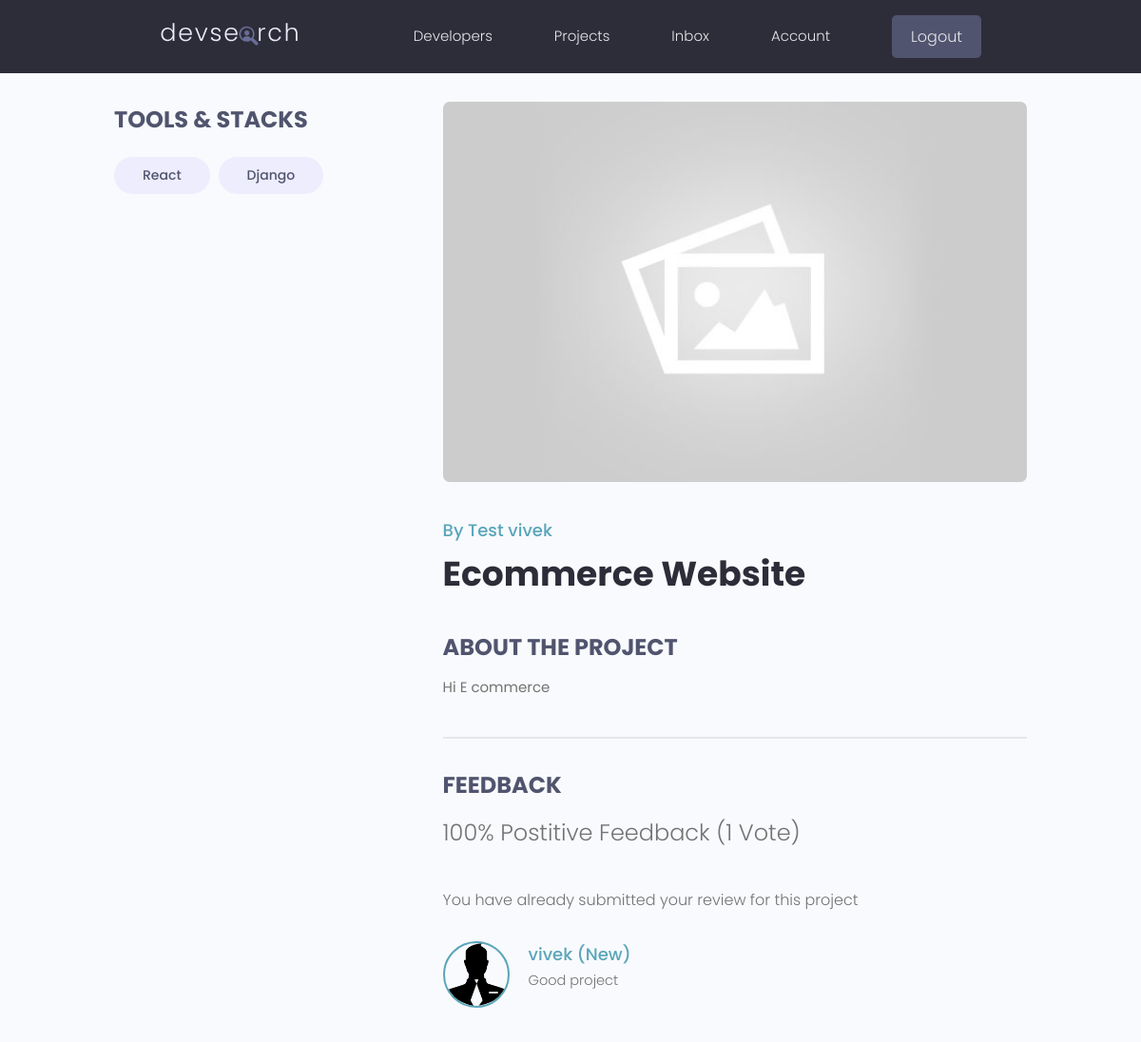
/projects/project_detail/589ab6b6-e649-4490-bc71-9cc21cc7b594 (signed in), run on the app's committed database.
### projects/models.py (models this page shows, shortened)
class Tag(models.Model):
    name = models.CharField(max_length=200)
    created = models.DateTimeField(auto_now_add=True)
    id = models.UUIDField(default=uuid.uuid4, unique=True, primary_key=True,editable=False)
    def __str__(self):
        return self.name

class Project(models.Model):
    owner = models.ForeignKey(Profile, null=True, blank=True, on_delete=models.CASCADE)
    title = models.CharField(max_length=200)
    description = models.TextField(null=True,blank=True)
    featured_image = models.ImageField(null=True,blank=True,default="default.jpg")
    demo_link = models.CharField(max_length=2000, null=True, blank=True)
    source_link = models.CharField(max_length=2000, null=True, blank=True)
    tags = models.ManyToManyField('Tag', blank=True)
    vote_total = models.IntegerField(default=0,null=True, blank=True)
    vote_ratio = models.IntegerField(default=0,null=True, blank=True)
    created = models.DateTimeField(auto_now_add=True)
    id = models.UUIDField(default=uuid.uuid4, unique=True, primary_key=True,editable=False)
    class Meta:
        ordering = ['-vote_ratio','-vote_total','title']
    @property
    def reviewers(self):
        queryset = self.review_set.all().values_list('owner__id', flat=True)
        return queryset

class Review(models.Model):
    VOTE_TYPE = (
        ('up', 'Up Vote'),
        ('down', 'Down Vote'),
    )
    owner = models.ForeignKey(Profile, on_delete=models.CASCADE, null=True, blank=True)
    project = models.ForeignKey(Project, on_delete=models.CASCADE)
    body = models.TextField(null=True, blank=True)
    value = models.CharField(max_length=200, choices=VOTE_TYPE)
    created = models.DateTimeField(auto_now_add=True)
    id = models.UUIDField(default=uuid.uuid4, unique=True, primary_key=True,editable=False)
    class Meta:
        unique_together = [['owner','project']]

### users/models.py (models this page shows, shortened)
class Profile(models.Model):
    user = models.OneToOneField(User, on_delete=models.CASCADE, null= True,blank=True)
    name = models.CharField(max_length=200,blank=True,null=True)
    email = models.EmailField(max_length=500,blank=True,null=True)
    username = models.CharField(max_length=200, blank=True, null=True)
    location = models.CharField(max_length=200,blank=True,null=True)
    short_intro = models.CharField(max_length=200,blank=True,null=True)
    bio = models.TextField(blank=True,null=True)
    profile_image = models.ImageField(null=True,blank=True,upload_to='profiles/', default="profiles/user-default.png")
    social_github = models.CharField(max_length=200,blank=True,null=True)
    social_stackoverflow = models.CharField(max_length=200,blank=True,null=True)
    social_twitter = models.CharField(max_length=200,blank=True,null=True)
    social_linkedin = models.CharField(max_length=200,blank=True,null=True)
    social_youtube = models.CharField(max_length=200,blank=True,null=True)
    social_instagram = models.CharField(max_length=200,blank=True,null=True)
    social_facebook = models.CharField(max_length=200,blank=True,null=True)
    social_snapchat = models.CharField(max_length=200,blank=True,null=True)
    social_website = models.CharField(max_length=200,blank=True,null=True)
    created = models.DateTimeField(auto_now_add=True)
    id = models.UUIDField(default=uuid.uuid4, unique=True, primary_key=True,editable=False)
    @property
    def imageURL(self):
        try:
            url = self.profile_image.url
        except:
            url = ''
        return url
    class Meta:
        ordering = ['created']

### projects/views.py (the view, shortened to what this page needs)
# urls.py: path('project_detail/<str:pk>',views.project,name='project'),
def project(request,pk):
    projectObj = Project.objects.get(id=pk)
    form = ReviewForm()
    return render(request,'projects/single-project.html',{'project':projectObj,
                                                        'form':form
                                                          })

### projects/templates/projects/single-project.html (shortened to what this page needs)
{% extends 'main.html' %}
{% block content %}
 <main class="singleProject my-md">
    <div class="container">
      <div class="layout">
        <div class="column column--1of3">
          <h3 class="singleProject__subtitle">Tools & Stacks</h3>
          <div class="singleProject__toolStack">
            {% for tag in project.tags.all %}
            <span class="tag tag--pill tag--sub tag--lg">
              <small>{{tag}}</small>
            </span>
            {% endfor %}
          </div>
        </div>
        <div class="column column--2of3">
          <img class="singleProject__preview" src="{{project.featured_image.url}}" alt="portfolio thumbnail" />
          <a href="{% url 'user-profile' pk=project.owner.id %}" class="singleProject__developer">By {{project.owner.name}}</a>
          <h2 class="singleProject__title">{{ project.title }}</h2>
          <h3 class="singleProject__subtitle">About the Project</h3>
          <div class="singleProject__info">
            {{project.description}}
          </div>
          <div class="comments">
            <h3 class="singleProject__subtitle">Feedback</h3>
            <h5 class="project--rating">
              {{project.vote_ratio}}% Postitive Feedback ({{project.vote_total}} Vote{{project.vote_total|pluralize:"s"}})
            </h5>
            {% if request.user.profile.id in project.reviewers %}
              <p> You have already submitted your review for this project </p>
              {% elif request.user.profile == project.owner%}
                <p> You can not review your own work </p>
              {% else %}
                <a href="{% url 'login' %}?next={{request.path}}"> Please login to leave a review </a>
            {% endif %}
            <div class="commentList">
              {% for review in project.review_set.all %}
              {% if review.body %}
                <div class="comment">
                  <a href="{% url 'user-profile' pk=review.owner.id %}">
                    <img class="avatar avatar--md"
                      src="{{review.owner.imageURL}}" alt="user" />
                  </a>
                  <div class="comment__details">
                    <a href="{% url 'user-profile' pk=review.owner.id %}" class="comment__author">
                      {{review.owner.name}}
                    </a>
                    <p class="comment__info">
                      {{review.body|linebreaksbr}}
                    </p>
                  </div>
                </div>
                {% endif %}
              {% endfor %}
            </div>
          </div>
        </div>
      </div>
    </div>
  </main>
{% endblock content %}

### static/styles/app.css (style rules this page uses)
:root { --color-sub: #2d2d39; }
img { width: 100%; }
.singleProject .column--1of3 { order: 2; }
@media screen and (min-width: 1081px) { .singleProject .column--1of3 { order: 1; } }
@media screen and (min-width: 1081px) { .singleProject .column--2of3 { order: 2; } }
.singleProject__toolStack { margin-top: 2rem; margin-bottom: 4rem; }
.singleProject__preview { height: 50vh; object-fit: cover; object-position: top center; margin-bottom: 3rem; border-radius: 0.7rem; }
.singleProject__developer { font-size: 1.8rem; font-weight: 500; }
.singleProject__title { font-size: 3.6rem; font-weight: 700; color: var(--color-sub); margin-bottom: 3rem; }
.project--rating { margin-bottom: 1.6em; margin-top: .5em; }
.singleProject__subtitle { text-transform: uppercase; font-size: 2.4rem; font-weight: 700; color: var(--color-sub-light); margin-bottom: 1rem; }
.comments { margin-top: 4rem; padding-top: 3rem; border-top: 2px solid var(--color-light); }
.commentList { margin: 3rem 0; }
.comment { display: flex; gap: 2rem; }
.comment__author { font-size: 1.8rem; }
.comment__info { font-size: 1.45rem; }

### static/uikit/styles/modules/_variables.css (style rules this page uses)
:root { --color-main: #5aa5b9; --color-main-light: #e6faff; --color-sub: #3f4156; --color-sub-light: #51546e; --color-sub-lighter: #ededfd; --color-text: #737373; --color-gray: #8b8b8b; --color-light: #e5e7eb; --color-light-gray: #767676; --color-bg: #f8fafd; --color-white: #fffefd; --color-white-light: #f3f3f3; --color-success: #359e64; --color-success-bg: #def8e8; --color-error: #fc4b0b; --color-error-bg: #fff2ee; --font-base: 'Poppins', arial, helvetica, 'Segoe UI', roboto, ubuntu, sans-serif; --font-monospace: 'Fira Code', 'Courier New', courier, monospace; --font-regular: 300; --font-medium: 500; --font-bold: 700; --generic-shadow: 1px 1px 5px #00000010; --generic-transition: all 0.3s ease-in-out; }

### static/uikit/styles/modules/_base.css (style rules this page uses)
* { margin: 0; padding: 0; box-sizing: border-box; text-rendering: optimizeLegibility; color: inherit; font-size: inherit; }
html { font-size: 50%; }
@media only screen and (min-width: 480px) { html { font-size: 56.25%; } }
@media only screen and (min-width: 1200px) { html { font-size: 62.5%; } }
body { line-height: 1.6; font-weight: 400; font-size: 1.5rem; color: var(--color-text); background-color: var(--color-bg); min-height: 100vh; }

### static/uikit/styles/modules/_typography.css (style rules this page uses)
* { font-family: var(--font-base); }
h2 { font-size: 3.6rem; font-weight: var(--font-bold); }
h3 { font-size: 3.2rem; font-weight: var(--font-medium); }
h5 { font-size: 2.4rem; font-weight: var(--font-medium); }
h5, h6 { font-weight: var(--font-regular); }
p, span, strong { font-size: 1.6rem; color: var(--color-text); font-weight: var(--font-regular); }
a { padding-bottom: 2px; text-decoration: none; display: inline-block; color: var(--color-main); font-weight: var(--font-medium); }

### static/uikit/styles/modules/_utilities.css (style rules this page uses)
.container { width: 92%; max-width: 165rem; margin: 0 auto; box-sizing: border-box; }
@media screen and (min-width: 1000px) { .container { width: 90%; } }
@media screen and (min-width: 1200px) { .container { width: 80%; } }
.my-md { margin: 3rem auto; }

### static/uikit/styles/modules/_avatar.css (style rules this page uses)
.avatar { border-radius: 50%; border: 2px solid var(--color-main); object-fit: cover; }
.avatar--md { height: 7rem; width: 7rem; }

### static/uikit/styles/modules/_tag.css (style rules this page uses)
.tag { display: inline-flex; align-items: center; background-color: var(--color-sub); height: -webkit-fit-content; height: -moz-fit-content; height: fit-content; width: -webkit-fit-content; width: -moz-fit-content; width: fit-content; border-radius: 0.5rem; padding: 0.5rem 1.5rem; font-size: 1.2rem; cursor: pointer; }
.tag:not(:last-child) { margin-right: 0.25rem; margin-bottom: 0.75rem; }
.tag > small { color: var(--color-white); }
.tag--pill { border-radius: 5rem; }
.tag--sub, .tag--sub > small { background: var(--color-sub-lighter); color: var(--color-sub-light); font-weight: 500; }
.tag--lg { padding: 0.8rem 3rem; font-size: 1.4rem; }
.tag--lg:not(:last-child) { margin-right: 0.5rem; margin-bottom: 1rem; }

### static/uikit/styles/modules/_layout.css (style rules this page uses)
.layout { display: flex; flex-flow: row wrap; justify-content: space-between; }
.layout > .column { margin-bottom: 3rem; }
.layout > .column.column--1of3 { flex-basis: 30%; }
.layout > .column.column--2of3 { flex-basis: 64%; }

### data on the page
Tag: name "React"
Tag: name "Django"
Project: featured_image (placeholder picture), owner.name "Test vivek", title "Ecommerce Website", description "Hi E commerce", vote_ratio "100", vote_total "1"
Review: owner.imageURL (picture), owner.name "vivek (New)", body "Good project"
